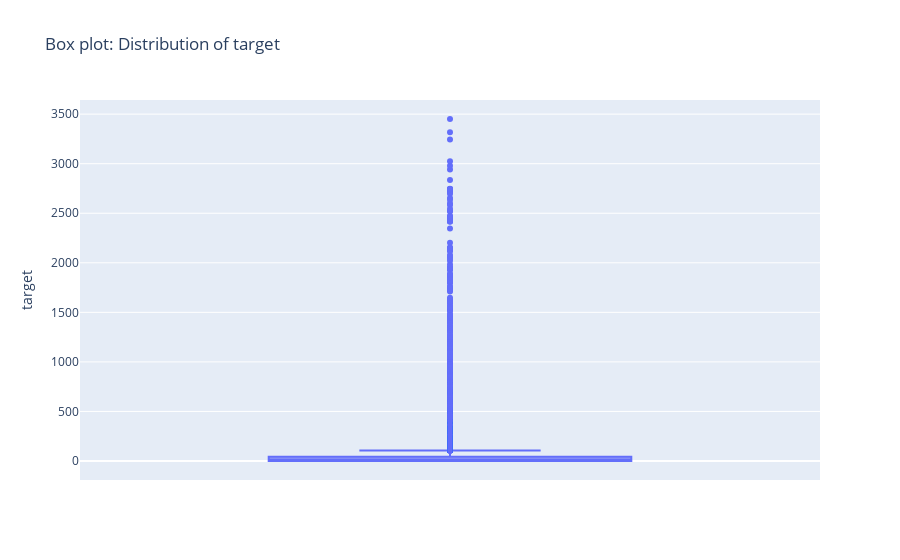

The cell this chart's notebook holds for it:
### Code cell
import plotly.express as px

# Box plot to visualize the outliers in target
fig = px.box(train_df, y='target', title="Box plot: Distribution of target")
fig.show()

### Figure 1 — Plotly figure (JSON) as saved in the notebook; plotly's stock layout.template omitted (floating-point values rounded to 4 significant figures; data arrays with more than 128 entries replaced by an {"elided": "..."} marker saying what was removed)
{"data": [{"alignmentgroup": "True", "hovertemplate": "target=%{y}<extra></extra>", "legendgroup": "", "marker": {"color": "#636efa"}, "name": "", "notched": false, "offsetgroup": "", "orientation": "v", "showlegend": false, "type": "box", "x0": " ", "xaxis": "x", "y": {"elided": "107833 int values"}, "y0": " ", "yaxis": "y"}], "layout": {"boxmode": "group", "legend": {"tracegroupgap": 0}, "title": {"text": "Box plot: Distribution of target"}, "xaxis": {"anchor": "y", "domain": [0, 1]}, "yaxis": {"anchor": "x", "domain": [0, 1], "title": {"text": "target"}}}}
